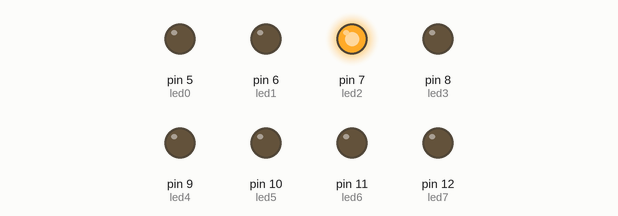
This sketch was run on a simulated Arduino Uno, built with avr-gcc and run on an emulated ATmega328P. Shown: output pins drawn as LEDs (lit = HIGH).

Above: at 0.22 s.
At 0.4 s:
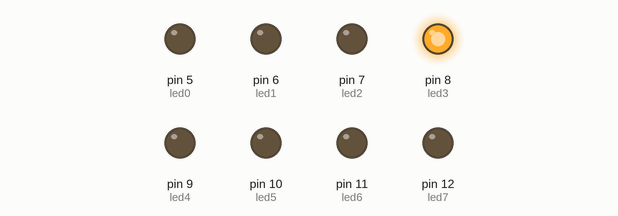
At 0.9 s:
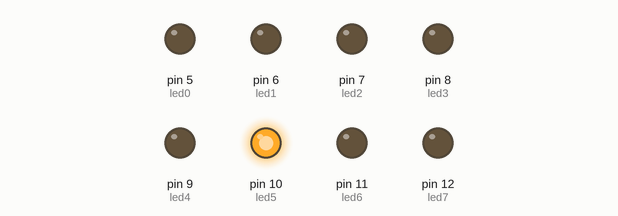
At 1.22 s:
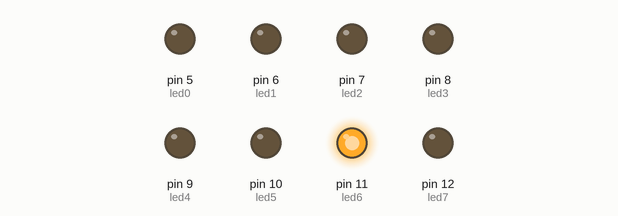
At 2.42 s:
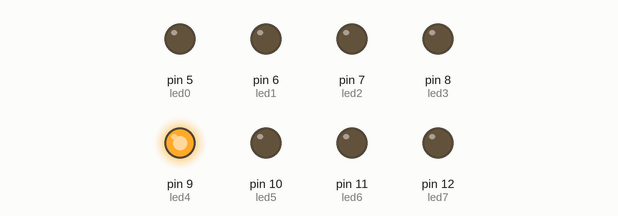
At 3.4 s:
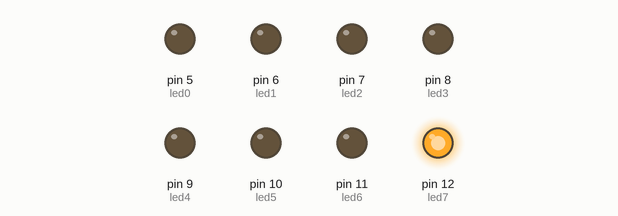
Timing chart, 0 to 4.1 s (numbered marks = the images above):
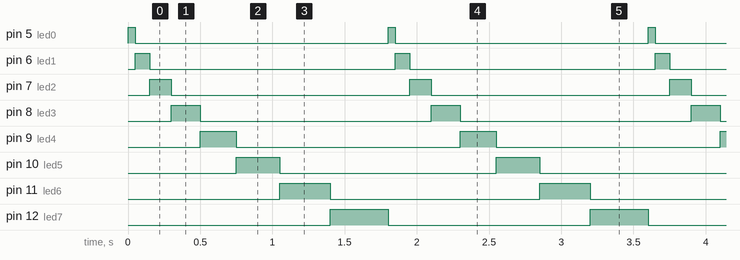

Measured:
- by itself, pin 5 (led0): alternates HIGH for 0.05 s and LOW for 1.8 s
- by itself, pin 6 (led1): alternates HIGH for 0.10 s and LOW for 1.7 s
- by itself, pin 7 (led2): alternates HIGH for 0.15 s and LOW for 1.7 s
- by itself, pin 8 (led3): alternates HIGH for 0.20 s and LOW for 1.6 s
- by itself, pin 9 (led4): alternates HIGH for 0.25 s and LOW for 1.6 s
- by itself, pin 10 (led5): alternates HIGH for 0.30 s and LOW for 1.5 s
- by itself, pin 11 (led6): alternates HIGH for 0.35 s and LOW for 1.5 s
- by itself, pin 12 (led7): alternates HIGH for 0.40 s and LOW for 1.4 s

The sketch:

array-8-leds-05.ino
```cpp
/**********************************************************************************
**                                                                               **
**                              Array de 8 LEDs                                  **
**                                                                               **
**                                                                               **
**********************************************************************************/

//********** Includes *************************************************************

//********** Variables ************************************************************
const int led0 = 5;          // donar nom al pin 5 de l’Arduino
const int led1 = 6;          // donar nom al pin 6 de l’Arduino
const int led2 = 7;          // donar nom al pin 7 de l’Arduino
const int led3 = 8;          // donar nom al pin 8 de l’Arduino
const int led4 = 9;          // donar nom al pin 9 de l’Arduino
const int led5 = 10;         // donar nom al pin 10 de l’Arduino
const int led6 = 11;         // donar nom al pin 11 de l’Arduino
const int led7 = 12;         // donar nom al pin 12 de l’Arduino

//********** Setup ****************************************************************
void setup()
{
  pinMode(led0, OUTPUT);     // definir el pin 5 com una sortida
  pinMode(led1, OUTPUT);     // definir el pin 6 com una sortida
  pinMode(led2, OUTPUT);     // definir el pin 7 com una sortida
  pinMode(led3, OUTPUT);     // definir el pin 8 com una sortida
  pinMode(led4, OUTPUT);     // definir el pin 9 com una sortida
  pinMode(led5, OUTPUT);     // definir el pin 10 com una sortida
  pinMode(led6, OUTPUT);     // definir el pin 11 com una sortida
  pinMode(led7, OUTPUT);     // definir el pin 12 com una sortida
}

//********** Loop *****************************************************************
void loop()
{
{
  digitalWrite(led0, HIGH);    // posar a 5V el pin 5
  digitalWrite(led1, LOW);    // posar a 5V el pin 6
  digitalWrite(led2, LOW);    // posar a 5V el pin 7
  digitalWrite(led3, LOW);    // posar a 5V el pin 8
  digitalWrite(led4, LOW);    // posar a 5V el pin 9
  digitalWrite(led5, LOW);    // posar a 5V el pin 10
  digitalWrite(led6, LOW);    // posar a 5V el pin 10
  digitalWrite(led7, LOW);    // posar a 5V el pin 10
  delay(50);                  // es queden leds 500ms apagats
}
{
  digitalWrite(led0, LOW);    // posar a 5V el pin 5
  digitalWrite(led1, HIGH);    // posar a 5V el pin 6
  digitalWrite(led2, LOW);    // posar a 5V el pin 7
  digitalWrite(led3, LOW);    // posar a 5V el pin 8
  digitalWrite(led4, LOW);    // posar a 5V el pin 9
  digitalWrite(led5, LOW);    // posar a 5V el pin 10
  digitalWrite(led6, LOW);    // posar a 5V el pin 10
  digitalWrite(led7, LOW);    // posar a 5V el pin 10
  delay(100);                  // es queden leds 500ms apagats
}
{
  digitalWrite(led0, LOW);    // posar a 5V el pin 5
  digitalWrite(led1, LOW);    // posar a 5V el pin 6
  digitalWrite(led2, HIGH);    // posar a 5V el pin 7
  digitalWrite(led3, LOW);    // posar a 5V el pin 8
  digitalWrite(led4, LOW);    // posar a 5V el pin 9
  digitalWrite(led5, LOW);    // posar a 5V el pin 10
  digitalWrite(led6, LOW);    // posar a 5V el pin 10
  digitalWrite(led7, LOW);    // posar a 5V el pin 10
  delay(150);                  // es queden leds 500ms apagats
}
{
  digitalWrite(led0, LOW);    // posar a 5V el pin 5
  digitalWrite(led1, LOW);    // posar a 5V el pin 6
  digitalWrite(led2, LOW);    // posar a 5V el pin 7
  digitalWrite(led3, HIGH);    // posar a 5V el pin 8
  digitalWrite(led4, LOW);    // posar a 5V el pin 9
  digitalWrite(led5, LOW);    // posar a 5V el pin 10
  digitalWrite(led6, LOW);    // posar a 5V el pin 10
  digitalWrite(led7, LOW);    // posar a 5V el pin 10
  delay(200);                  // es queden leds 500ms apagats
}
{
  digitalWrite(led0, LOW);    // posar a 5V el pin 5
  digitalWrite(led1, LOW);    // posar a 5V el pin 6
  digitalWrite(led2, LOW);    // posar a 5V el pin 7
  digitalWrite(led3, LOW);    // posar a 5V el pin 8
  digitalWrite(led4, HIGH);    // posar a 5V el pin 9
  digitalWrite(led5, LOW);    // posar a 5V el pin 10
  digitalWrite(led6, LOW);    // posar a 5V el pin 10
  digitalWrite(led7, LOW);    // posar a 5V el pin 10
  delay(250);                  // es queden leds 500ms apagats
}
{
  digitalWrite(led0, LOW);    // posar a 5V el pin 5
  digitalWrite(led1, LOW);    // posar a 5V el pin 6
  digitalWrite(led2, LOW);    // posar a 5V el pin 7
  digitalWrite(led3, LOW);    // posar a 5V el pin 8
  digitalWrite(led4, LOW);    // posar a 5V el pin 9
  digitalWrite(led5, HIGH);    // posar a 5V el pin 10
  digitalWrite(led6, LOW);    // posar a 5V el pin 10
  digitalWrite(led7, LOW);    // posar a 5V el pin 10
  delay(300);                  // es queden leds 500ms apagats
}
{
  digitalWrite(led0, LOW);    // posar a 5V el pin 5
  digitalWrite(led1, LOW);    // posar a 5V el pin 6
  digitalWrite(led2, LOW);    // posar a 5V el pin 7
  digitalWrite(led3, LOW);    // posar a 5V el pin 8
  digitalWrite(led4, LOW);    // posar a 5V el pin 9
  digitalWrite(led5, LOW);    // posar a 5V el pin 10
  digitalWrite(led6, HIGH);    // posar a 5V el pin 10
  digitalWrite(led7, LOW);    // posar a 5V el pin 10
  delay(350);                  // es queden leds 500ms apagats
}

{
  digitalWrite(led0, LOW);    // posar a 5V el pin 5
  digitalWrite(led1, LOW);    // posar a 5V el pin 6
  digitalWrite(led2, LOW);    // posar a 5V el pin 7
  digitalWrite(led3, LOW);    // posar a 5V el pin 8
  digitalWrite(led4, LOW);    // posar a 5V el pin 9
  digitalWrite(led5, LOW);    // posar a 5V el pin 10
  digitalWrite(led6, LOW);    // posar a 5V el pin 10
  digitalWrite(led7, HIGH);    // posar a 5V el pin 10
  delay(400);                  // es queden leds 500ms apagats
}
}
```
